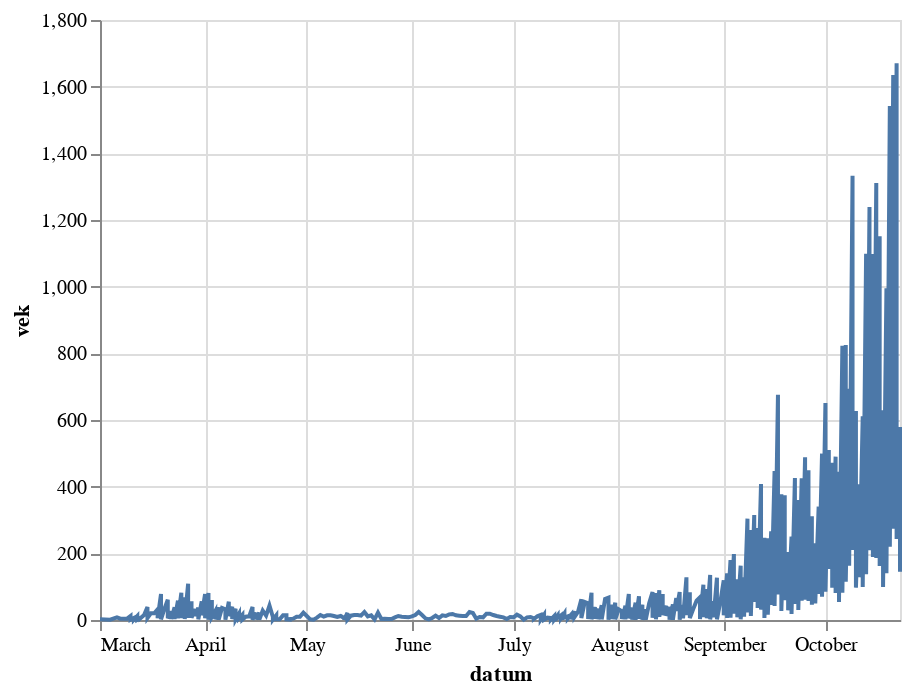

The notebook cell this image was saved under:
### Code cell
alt.Chart(date_district_count[date_district_count['okres_lau_kod'].isin(['CZ0100','CZ0722'])]).mark_line().encode(
    x='datum',
    y='vek',
)

### Figure 1 — Vega-Lite specification as saved in the notebook (floating-point values rounded to 4 significant figures; data arrays with more than 128 entries replaced by an {"elided": "..."} marker saying what was removed)
{"config": {"view": {"continuousWidth": 400, "continuousHeight": 300}}, "data": {"name": "data-5944e38eb8ea7593d53c8529be069442"}, "mark": "line", "encoding": {"x": {"type": "temporal", "field": "datum"}, "y": {"type": "quantitative", "field": "vek"}}, "$schema": "https://vega.github.io/schema/vega-lite/v4.8.1.json", "datasets": {"data-5944e38eb8ea7593d53c8529be069442": {"elided": "370 records"}}}
